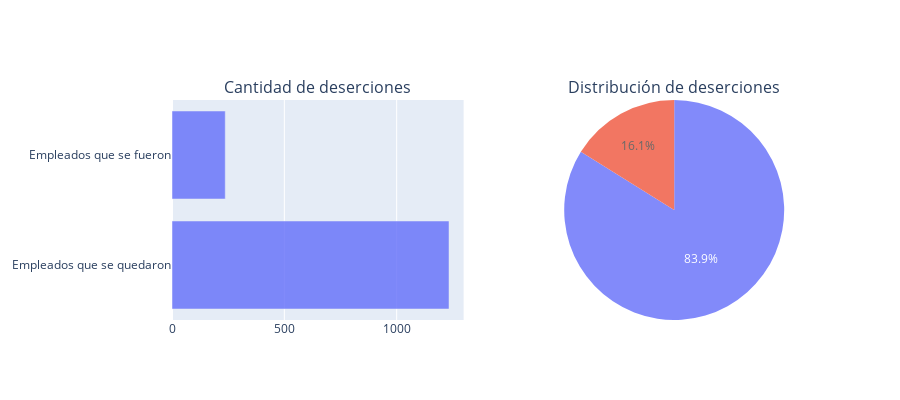

The notebook cell saved with this chart:
### Code cell
#Cantidad y distribución de deserciones 
fig = make_subplots(rows=1, cols=2,
                    specs=[[{"type":"xy"},{"type":"domain"}]],
                    subplot_titles= ("Cantidad de deserciones", "Distribución de deserciones"))

fig.add_trace(go.Bar(x = empleados['desercion'].value_counts(),
                     y = ['Empleados que se quedaron', 'Empleados que se fueron'],
                     orientation = 'h',
                     opacity=0.8),
                     row=1,col=1)

fig.add_trace(go.Pie(values=empleados['desercion'].value_counts(),
                    opacity=0.8),
                    row=1, col=2)
fig.update_layout(height=400, showlegend=False)

fig.show()

### Figure 1 — Plotly figure (JSON) as saved in the notebook; plotly's stock layout.template omitted (floating-point values rounded to 4 significant figures)
{"data": [{"opacity": 0.8, "orientation": "h", "type": "bar", "x": [1233, 237], "xaxis": "x", "y": ["Empleados que se quedaron", "Empleados que se fueron"], "yaxis": "y"}, {"domain": {"x": [0.55, 1], "y": [0, 1]}, "opacity": 0.8, "type": "pie", "values": [1233, 237]}], "layout": {"annotations": [{"font": {"size": 16}, "showarrow": false, "text": "Cantidad de deserciones", "x": 0.225, "xanchor": "center", "xref": "paper", "y": 1, "yanchor": "bottom", "yref": "paper"}, {"font": {"size": 16}, "showarrow": false, "text": "Distribución de deserciones", "x": 0.775, "xanchor": "center", "xref": "paper", "y": 1, "yanchor": "bottom", "yref": "paper"}], "height": 400, "showlegend": false, "xaxis": {"anchor": "y", "domain": [0, 0.45]}, "yaxis": {"anchor": "x", "domain": [0, 1]}}}
